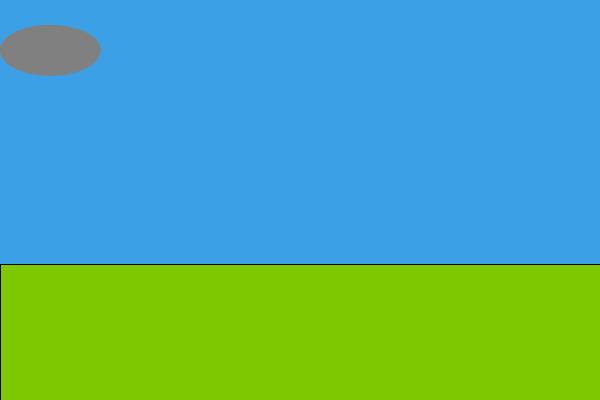
Frame 1 (no input)
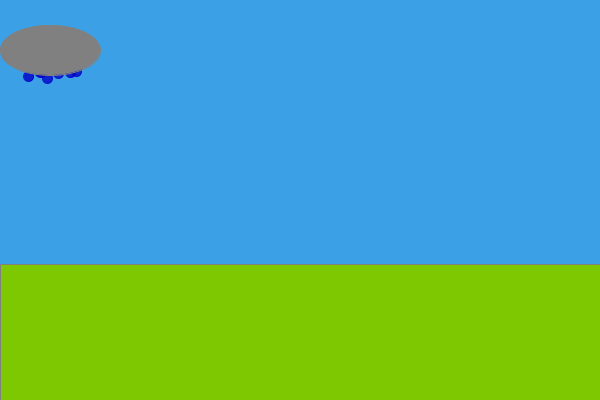
Frame 60 (the mouse pressed at the canvas centre just before this capture)
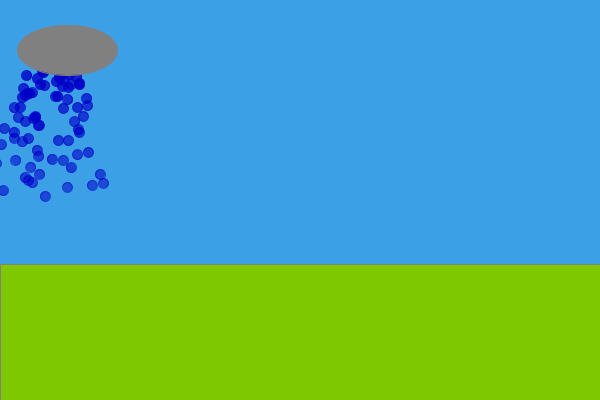
Frame 120 (the mouse held since frame 60 and released just before this capture)

The Processing sketch that drew these frames (run headless with seeded random() and noise(); from frame 60 on, the mouse is pressed at the canvas centre):

// Processing sketch: rain
// ── rain.pde
ArrayList particles;
int LIFESPAN = 160;
float x,dx;
PVector acceleration =  new PVector(0, 0.025);
 
void setup() 
{
 x = 50;
 size(600, 400);
 stroke(0);
 fill(150);
 smooth();
 particles = new ArrayList();
}
 
void draw() 
{
  background(60,160,230);
  
  fill(125,200,0);
  rect(0,height*.66,width,height/2);
  
  
  
  particles.add(new Particle(new PVector(x,50)));
  for (int i = particles.size()-1; i >= 0; i--) 
  {
    Particle p = (Particle)particles.get(i);
    if(!p.exist()) 
    {
      particles.remove(i);
    }
  }
  fill(128);
  stroke(128);
  ellipse(x,50,100,50); // CHANGE CLOUD
  
 update();
}


void mousePressed()
{
  dx = 0.3;
}



void update()
{
  x += dx;
  if(x > width-50 || x < 50)
  {
    dx = -dx;
  } 
}


    
    
 


// ── Particle.pde
class Particle {
  PVector location;
  PVector velocity;
  PVector acceleration;
  int age;
  float trans;
 
  Particle(PVector start) 
  {
      location = start.get();
      acceleration =  new PVector(0, 0.025);
      velocity = new PVector(random(-.5, .5),random(-.5,0));
      age = 0;
      trans = 255;
  }
 
  boolean exist() 
  {
     velocity.add(acceleration);
     location.add(velocity);
     fill(0,0,200,trans);
     stroke(0,0,200,trans);
     ellipse(location.x, location.y, 10, 10);// CHANGE RAIN DEOPPLET
     if (age > LIFESPAN) 
     {
       return false;
     }
     age++;
     trans -= 1;
     return true;
  }
 
}
